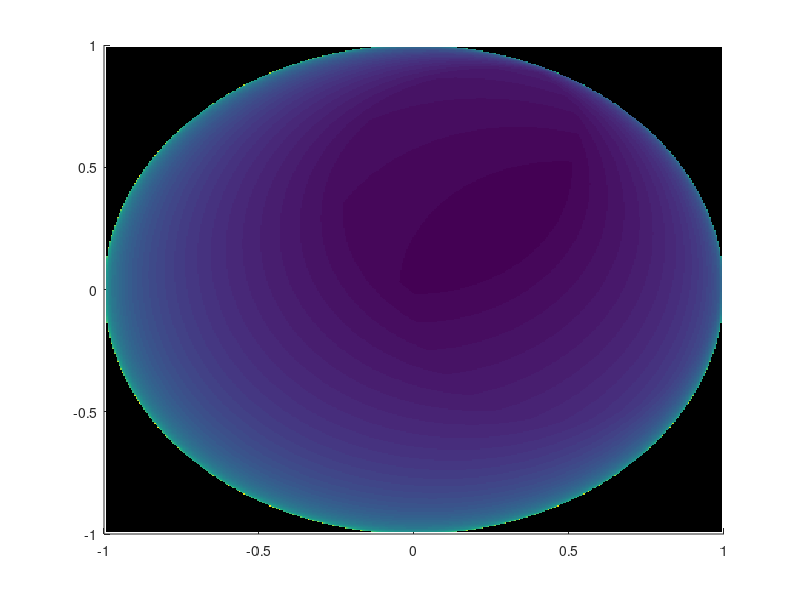

This figure's MATLAB source: (Note: this script raises an error after producing the figure.)
% ------------------------------------------------------------
% Visualize f(x) = max_i alpha_i * b_{y_i}(x) on the Poincaré disk
% ------------------------------------------------------------

% Define grid over unit disk
res = 400;                     % resolution
x1 = linspace(-0.99, 0.99, res);
x2 = linspace(-0.99, 0.99, res);
[X1, X2] = meshgrid(x1, x2);

% Preallocate value array
F = nan(size(X1));

% Define function params
Y  = [0, 1, sqrt(0.5);
      1, 0, sqrt(0.5)];
alpha = [5; 2; 7];

function b = busemann(x, yb)
    nx  = dot(x,x);
    num = 1.0 - nx;
    den = sum((x - yb).^2);
    b   = -log(num/den);
end

function val = f_buse(x, Y, alpha)
    m = size(Y,2);
    vals = zeros(m,1);
    for i=1:m
        vals(i) = alpha(i)*busemann(x, Y(:,i));
    end
    val = max(vals);
end

% Evaluate objective inside the disk
for i = 1:numel(X1)
    x = [X1(i); X2(i)];
    if norm(x) < 1
        F(i) = f_buse(x, Y, alpha);  % your local function
    end
end

% Mask values outside the disk
F((X1.^2 + X2.^2) >= 1) = NaN;

% -------------------- Plot --------------------
figure; hold on;
h = imagesc(x1, x2, F);                 % color map
set(h, 'AlphaData', ~isnan(F));   % <-- make NaNs (outside disk) transparent
set(gca,'YDir','normal');
axis equal tight
colormap(turbo);                    % nicer gradient than 'parula'
colorbar;
% --- Make background outside the disk white ---
set(gca,'Color','w');               % axes background = white
set(gcf,'Color','w');               % figure background = white (optional
set(gcf,'InvertHardcopy','off');  % keep white on export (PDF/PNG)

title('Objective landscape  f(x) = max_i \alpha_i b_{y_i}(x)');
xlabel('x_1'); ylabel('x_2');

% Draw unit circle boundary
theta = linspace(0, 2*pi, 400);
plot(cos(theta), sin(theta), 'k', 'LineWidth', 1);

% Overlay boundary points Y
plot(Y(1,:), Y(2,:), 'ko', 'MarkerFaceColor','y', 'MarkerSize',6);
for i = 1:size(Y,2)
    text(Y(1,i)*1.05, Y(2,i)*1.05, sprintf('y_%d',i), 'Color','k','FontSize',8);
end

% Overlay phase-A center x_c if available
if exist('x_c','var')
    plot(x_c(1), x_c(2), 'bs', 'MarkerFaceColor','c','MarkerSize',6);
    text(x_c(1)+0.03, x_c(2), 'x_c','Color','c','FontSize',9);
end

% -------------------- IPM Minimum --------------------
ipm_min = [0.3498; 0.2655];
plot(ipm_min(1), ipm_min(2), 'mp', 'MarkerFaceColor','m', 'MarkerSize',10, 'LineWidth',1.5);
text(ipm_min(1)+0.03, ipm_min(2), 'IPM minimum', 'Color','m', 'FontSize',9, 'FontWeight','bold');

% Adjust visual limits
xlim([-1 1]); ylim([-1 1]);
hold off;